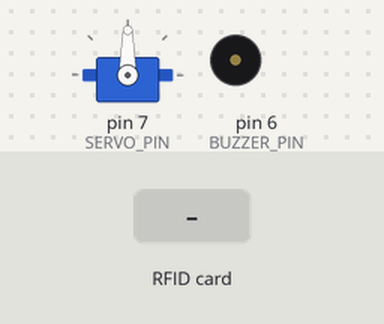
The sketch below on a simulated Arduino Uno, built with avr-gcc and run on an emulated ATmega328P. Shown: servo, buzzer (waves = sounding). Inputs (shaded band) come from the test bench. What the sketch prints to the serial monitor is not drawn.

Above: at 1.2 s.
1.3 s: RFID card 1D 89 45 50 01 00 03 held to the reader
At 2.4 s:
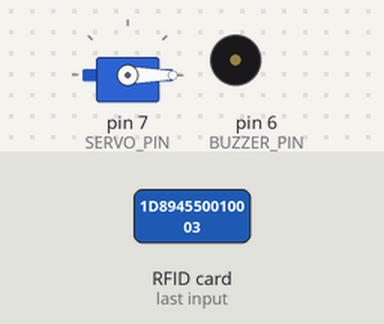
3.0 s: RFID card 5E 7A 19 C4 held to the reader
At 4.0 s:
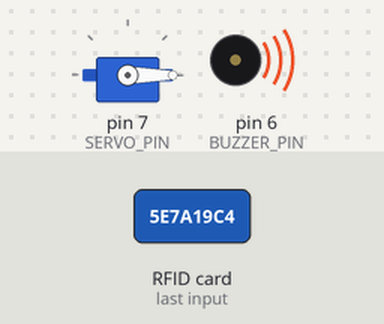
At 4.8 s:
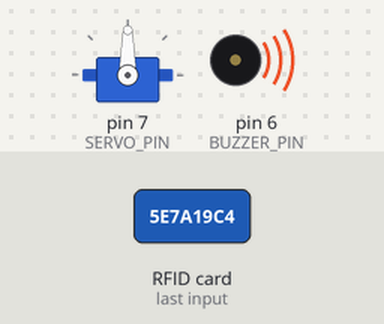
Timing chart, 0 to 6.5 s (numbered marks = the images above; inputs shaded):
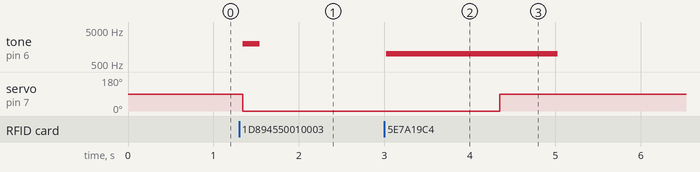

The sketch:

Laab1_sep13a.ino
```cpp
#include <SPI.h>
#include <MFRC522.h>
#include <Servo.h>

#define SS_PIN 10
#define RST_PIN 9

MFRC522 mfrc522(SS_PIN, RST_PIN);
Servo doorServo;

const int SERVO_PIN   = 7;
const int OPEN_ANGLE  = 0;
const int CLOSE_ANGLE = 90;
const int BUZZER_PIN  = 6;

String authorizedUID = "1D 89 45 50 01 00 03";

// Для неблокирующего управления
unsigned long doorOpenTime = 0;
unsigned long beepStartTime = 0;
bool doorIsOpen = false;
bool beepActive = false;

void setup() {
  Serial.begin(9600);
  SPI.begin();
  mfrc522.PCD_Init();

  doorServo.attach(SERVO_PIN);
  doorServo.write(CLOSE_ANGLE);

  pinMode(BUZZER_PIN, OUTPUT);
  noTone(BUZZER_PIN);

  Serial.println("Поднесите RFID‑карту к считывателю");
}

void loop() {
  // Проверка таймера двери
  if (doorIsOpen && millis() - doorOpenTime >= 3000) {
    doorServo.write(CLOSE_ANGLE);
    doorIsOpen = false;
    Serial.println("Дверь закрыта");
  }

  // Проверка таймера буззера
  if (beepActive && millis() - beepStartTime >= 2000) {
    noTone(BUZZER_PIN);
    beepActive = false;
  }

  // Чтение карты
  if (!mfrc522.PICC_IsNewCardPresent()) return;
  if (!mfrc522.PICC_ReadCardSerial())   return;

  String content = "";
  for (byte i = 0; i < mfrc522.uid.size; i++) {
    if (mfrc522.uid.uidByte[i] < 0x10) content += "0";
    content += String(mfrc522.uid.uidByte[i], HEX);
    if (i != mfrc522.uid.size - 1) content += " ";
  }
  content.toUpperCase();

  Serial.print("UID карты: ");
  Serial.println(content);

  if (content == authorizedUID) {
    Serial.println("Доступ разрешён, дверь открыта");
    openDoor();
  } else {
    Serial.println("Доступ запрещён");
    wrongBeep();
  }

  mfrc522.PICC_HaltA();
  mfrc522.PCD_StopCrypto1();
}

void openDoor() {
  doorServo.write(OPEN_ANGLE);
  doorOpenTime = millis();
  doorIsOpen = true;

  // Успешный звук (короткий писк)
  tone(BUZZER_PIN, 2000, 200);
}

void wrongBeep() {
  tone(BUZZER_PIN, 1000);
  beepStartTime = millis();
  beepActive = true;
}
```

Measured:
- after the input at 1.3 s, tone on pin 6 (BUZZER_PIN): silent → 2000 Hz at once, → silent 0.20 s later; servo on pin 7 (SERVO_PIN): 90° → 0° at once
- after the input at 3.0 s, tone on pin 6 (BUZZER_PIN): silent → 1000 Hz at once, → silent 2.0 s later
